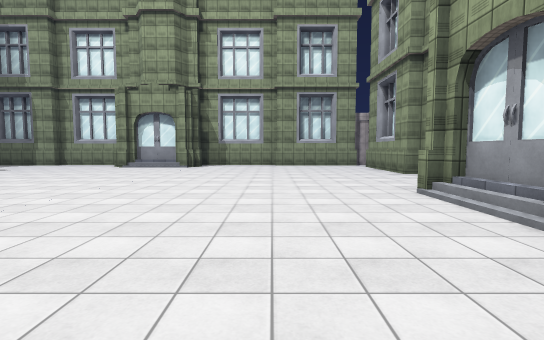
View 1 (above)

12 first-person views from a walk through a 3-D level made in the Unity game engine. The camera is 1.5 m above the floor, tilts 4° down and sees 85° across. The floor is counted in squares, 2 m on a side. Each view is taken from the middle of a square. On the plan, view 1 faces up. The plan holds only what a view shows up to about 10 squares ahead; the rest is blank. The place goes on beyond the plan. Surface patterns are stand-ins for the level's own textures.

View 2
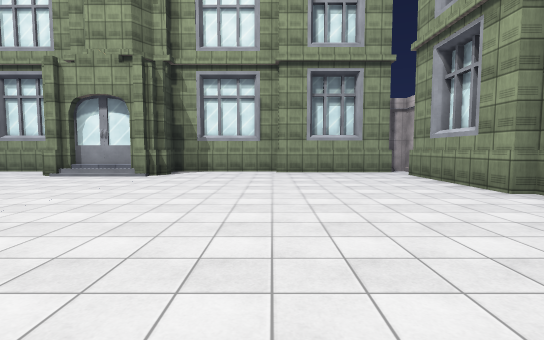

View 3
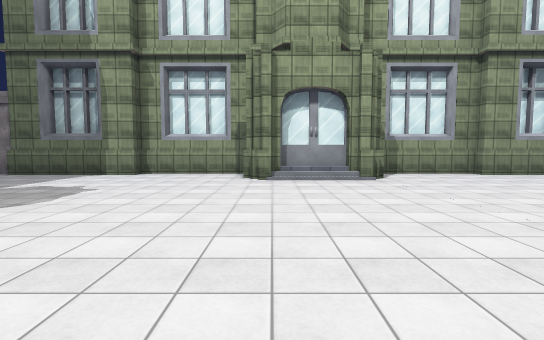

View 4
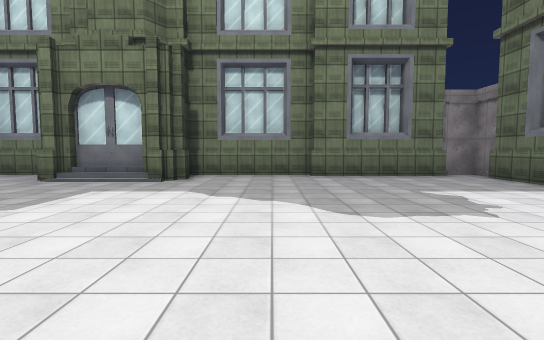

View 5
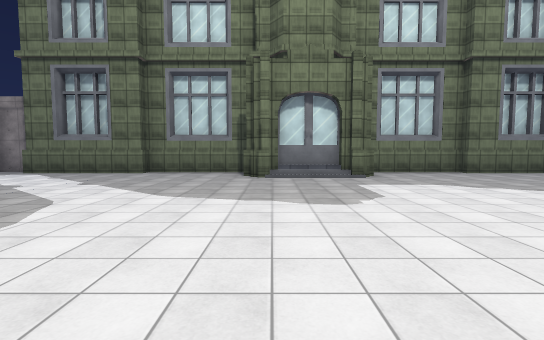

View 6
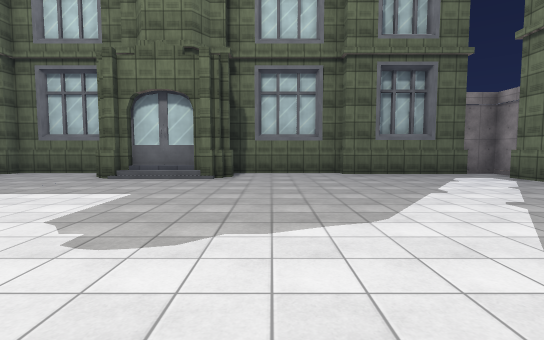

View 7
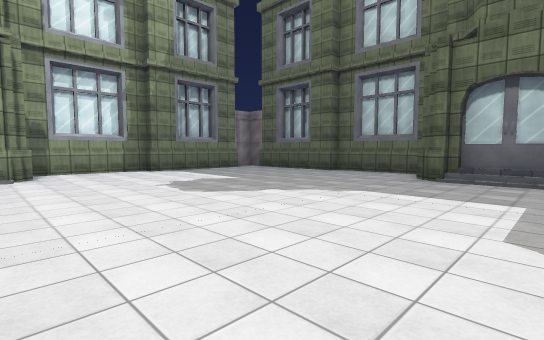

View 8
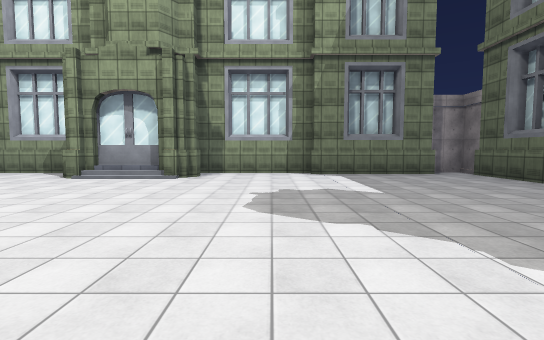

View 9
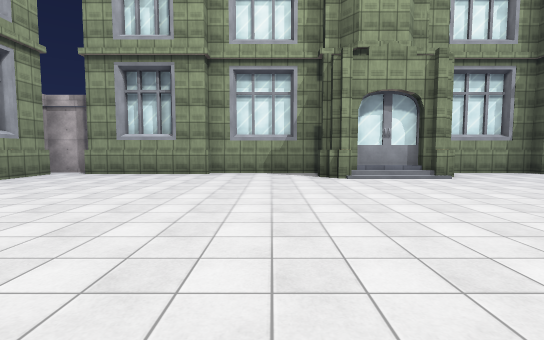

View 10
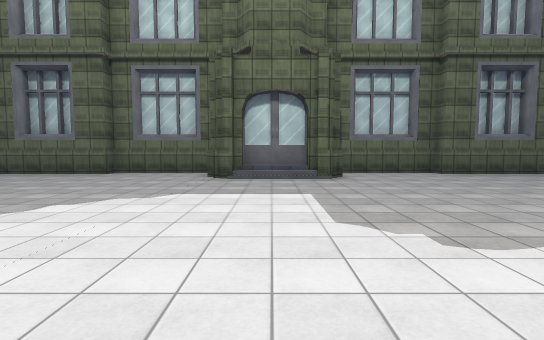

View 11
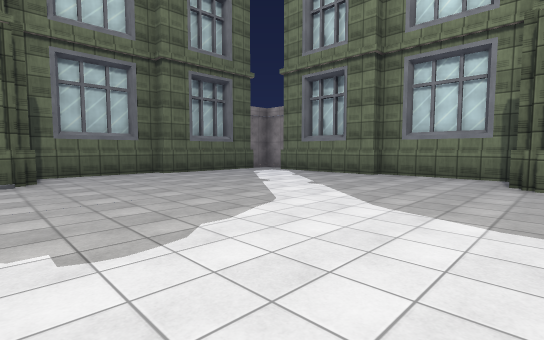

View 12
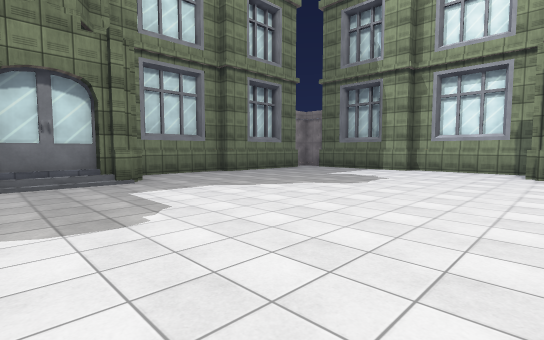

### Floor plan
Points are (right, up) in squares from view 1. A wall is a line through its corners. A room is listed if a view was taken in it or the views show most of it. See-through windows are left out.
Room 1 (views 1, 2, 3, 4, 5, 6, 7, 8, 9, 10, 11, 12)
walls: (2.6, 5) (2.6, 5.4); (-12.9, 3) (-12.9, 2.5); (2.9, 2.8) (2.9, 5); (-13, 5) (-13.1, 5) (-13.1, 4.5); (-13.1, 3.5) (-13.1, 2.9); (2.9, 2.1) (2.9, 2.6); (3.1, 3) (3.1, 5); (-13.4, 5) (-13.4, 3.1); (-3.8, 12.5) (-6, 12.5); (3.4, 2.2) (2.6, 2.2) (2.6, 2.9); (-13.6, 5.6) (-13, 5.6); (-6.6, -4.6) (-3.6, -4.6); (-4, 12.7) (-5.9, 12.7); (-13.8, 5.9) (-13.2, 5.9); (-6, -5) (-4.1, -5); (-3.3, 13) (-3.3, 12.3) (-3.9, 12.3); (-3.1, 13.1) (-3.1, 12.6); (4.4, 5.4) (4.4, 8.9) (4, 8.9) (4, 12.7); (-14.7, 2.3) (-14.7, -1) (-14.3, -1) (-14.3, -4.9); (-6.7, 14.1) (-10, 14.1); (-3.1, -6.4) (0, -6.4) (0, -6) (4.4, -6) (4.4, -5.1); (-10, 13.7) (-13.8, 13.7); (-14.7, -1.2) (-14.3, -1.2); (0.2, 14.1) (-2.7, 14.1); (4, -5) (4, -1.2) (4.4, -1.2) (4.4, 2.4); (-14.3, 12.9) (-14.3, 9.1) (-14.7, 9.1) (-14.7, 5.5); (4.4, 12.9) (4.4, 14.2); (4, 13.7) (0.2, 13.7); (-14.7, -5.1) (-14.7, -6.1) (-13.8, -6.1); (-13.7, 14.1) (-14.7, 14.1) (-14.7, 13); (-14.4, -6) (-10.2, -6) (-10.2, -6.4) (-6.6, -6.4)

Where each view was taken, in squares from view 1:
view 1: 0 up, 0 right, facing up
view 2: 4 up, 0 right, facing up
view 3: 5 up, 6 left, facing up
view 4: 8 up, 6 left, facing left
view 5: 3 up, 5 left, facing left
view 6: 3 up, 8 left, facing down
view 7: 3 up, 6 left, facing down-right
view 8: 0 up, 5 left, facing right
view 9: 7 up, 5 left, facing right
view 10: 3 up, 5 left, facing down
view 11: 3 up, 6 left, facing down-left
view 12: 3 up, 6 left, facing up-left
